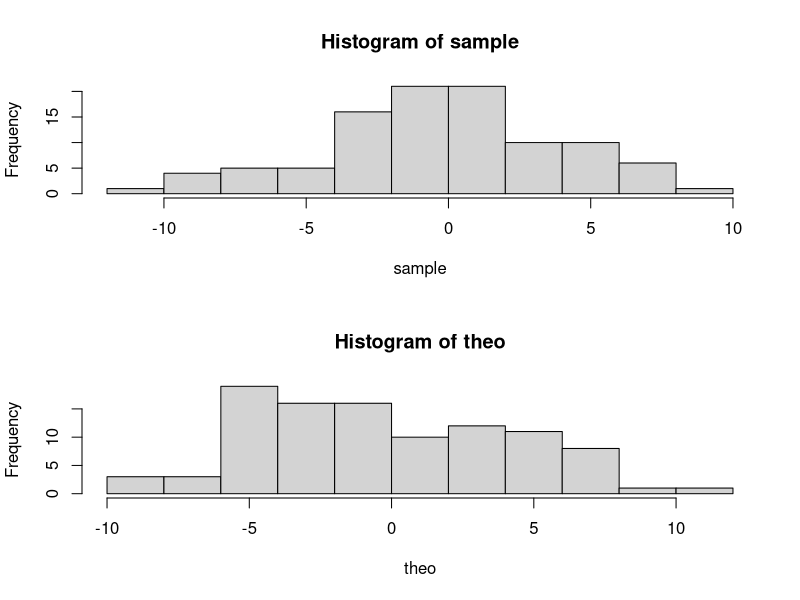

This chart was generated by the following R code:
trials = 100

sample = matrix(rnorm(10 * trials, 0, sqrt(2)), nc = 10)
sample = apply(sample, 1, sum)

par(mfrow=c(2,1))
hist(sample)

#x ima normalna raspredelba N(0, 20)

theo = rnorm(100, 0, sqrt(20))
hist(theo)